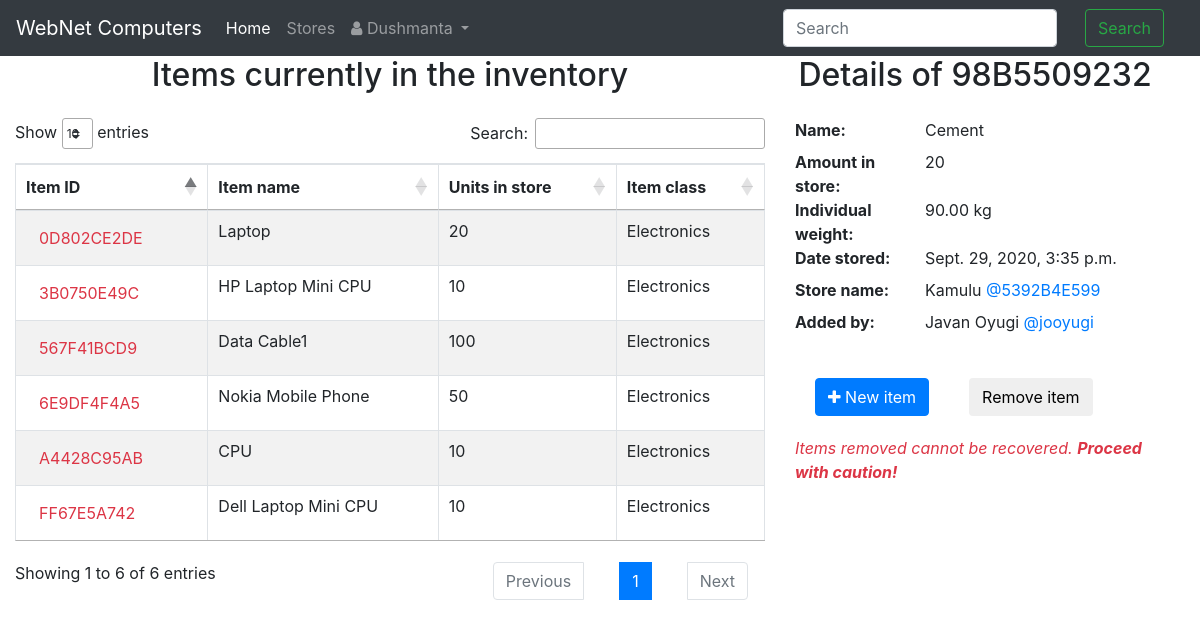
The app's page /item/98B5509232 (signed in) with its own data.
### accounts/models.py (models this page shows)
class Employee(AbstractUser):
        has_access=models.BooleanField(default=True)

### item/models.py (models this page shows, shortened)
class Item(models.Model):
    WEIGHT_CLASSES = [
        ("kg", "Kilograms"),
        ("g", "Grams"),
        ("t", "Tonnes"),
    ]
    ITEM_CLASSES = [
        ("A", "Electronics"),
        ("B", "Chemicals"),
        ("C", "Books"),
        ("D", "Clothing"),
        ("E", "Food"),
        ("F", "Other"),
    ]
    item_store = models.ForeignKey(Store, on_delete=models.CASCADE)
    added_by = models.ForeignKey(Employee, on_delete=models.CASCADE)
    name = models.CharField(max_length=100, verbose_name="Item name")
    item_num = models.IntegerField(verbose_name="No. of units")
    date_stored = models.DateTimeField(
        verbose_name="Date of entry", default=timezone.now)
    date_removed = models.DateTimeField(null=True)
    fragile = models.BooleanField(verbose_name="Fragile")
    weight = models.DecimalField(
        verbose_name="Weight", decimal_places=2, max_digits=5)
    units = models.CharField(
        max_length=20, verbose_name="Units", choices=WEIGHT_CLASSES, null=False, blank=False)
    item_class = models.CharField(
        max_length=1,
        verbose_name="Item class",
        choices=ITEM_CLASSES,
        default="A")
    item_id = models.CharField(max_length=10, verbose_name="Item ID",
                               primary_key=True, null=False)

### store/models.py (models this page shows)
class Store(models.Model):
    name = models.CharField(max_length=30, unique=True,verbose_name="Store name")
    capacity = models.IntegerField(default=0, verbose_name="Capacity")
    number_of_items = models.IntegerField(default=0)
    manager = models.ForeignKey(
        Employee, on_delete=models.CASCADE, related_name="Manager")
    store_id = models.CharField(max_length=10,
                                primary_key=True, null=False)
    store_users = models.ManyToManyField(Employee)
    def __str__(self):
        return self.name

### item/views.py (the view)
# urls.py: path('item/<pk>', views.ListAndDetail.as_view(), name='details'),
class ListAndDetail(LoginRequiredMixin, DetailView):
    model = Item
    template_name = "item/item.html"
    def get_context_data(self, **kwargs):
        employee = Employee.objects.get(username=self.request.user.username)
        context = super(ListAndDetail, self).get_context_data(**kwargs)
        context["object_list"] = self.model.objects.filter(added_by=employee)
        return context

### templates/item/item.html (shortened to what this page needs)
{% extends "./index.html" %}
{% block sidebar %}
<div class='details'>
    <h2 style="text-align: center" class="mb-4">Details of {{item.item_id}}</h2>
    <dl class="row">
        <dt class="col-sm-4">Name:
        <dd class="col-sm-8">
            {{item.name}}
        </dd>
        </dt>
        <dt class="col-sm-4">Amount in store:
        <dd class="col-sm-8">
            {{item.item_num}}
        </dd>
        </dt>
        <dt class="col-sm-4">Individual weight:
            <dd class="col-sm-8">
                {{item.weight}} {{item.units}}
            </dd>
            </dt>
        <dt class="col-sm-4">Date stored:
        <dd class="col-sm-8">
            {{item.date_stored}}
        </dd>
        </dt>
        <dt class="col-sm-4">Store name:
        <dd class="col-sm-8">
            {{item.item_store}}
            <a class="item" href="{%url 'store:details' pk=item.item_store.store_id%}">
                @{{item.item_store.store_id}}
            </a>
        </dd>
        </dt>
        <dt class="col-sm-4">Added by:
            <dd class="col-sm-8">
                {{item.added_by.first_name}} {{item.added_by.last_name}}
                <a class="item" href="{%url 'store:details' pk=item.item_store.store_id%}">
                    @{{item.added_by.username}}
                </a>
            </dd>
            </dt>
    </dl>
    <div class="btn-group" role="group" aria-label="Button group">
        <a href="{%url 'item:create'%}">
            <button class="btn btn-primary">
                <span class="fa fa-plus" aria-hidden="true"></span>
                New item
            </button>
        </a>
        <div>
            <form method="POST" id="item-delete" action="{%url 'item:delete' pk=item.item_id%}" data-url="{%url 'item:delete' pk=item.item_id%}">
                <button type="submit" class="btn btn-danger>
                    <span class="fa fa-eraser" aria-hidden="true"></span>
                    Remove item
                </button>
            </form>
        </div>
    </div>
    <div class="text-danger">
        <i>
            Items removed cannot be recovered.
            <strong>Proceed with caution!</strong>
        </i>
    </div>
</div>
{% endblock sidebar %}

### templates/header.html (shortened to what this page needs)
<nav class="navbar navbar-expand-sm navbar-dark bg-dark">
    <a class="navbar-brand" href="{%url 'item:index'%}">WebNet Computers</a>
    <div class="collapse navbar-collapse" id="collapsibleNavId">
        <ul class="navbar-nav mr-auto mt-2 mt-lg-0">
            <li class="nav-item active">
                <a class="nav-link" href="{%url 'item:index'%}">Home<span class="sr-only">(current)</span></a>
            </li>
            <li class="nav-item">
                <a class="nav-link" href="{%url 'store:list'%}">
                    Stores
                </a>
            </li>
            <li class="dropdown">
                <a class="nav-link dropdown-toggle" href="#" id="dropdownId" data-toggle="dropdown" aria-haspopup="true"
                    aria-expanded="false">
                    <span class="fa fa-user" aria-hidden="true"></span>
                    {{user.first_name}}
                </a>
            </li>
        </ul>
        <form class="form-inline my-2 my-lg-0" method="GET" id="search-form" data-url="{%url 'item:search'%}"
            action="{%url 'item:search'%}">
            <input class="form-control mr-sm-2" name="query" id="item" type="text" placeholder="Search">
            <button class="btn btn-outline-success my-2 my-sm-0" id="search-btn" type="submit">Search</button>
        </form>
    </div>
</nav>

### templates/item/item_list.html (shortened to what this page needs)
<h2 style="text-align: center" class="mb-4">Items currently in the inventory</h2>
<div id="div-test">
    <table id="items-table" class="table table-striped table-bordered" style="width:100%">
        <thead>
            <tr>
                <th>Item ID</th>
                <th>Item name</th>
                <th>Units in store</th>
                <th>Item class</th>
            </tr>
        </thead>
        <tbody>
            {% for item in object_list %}
            <tr>
                <td scope="row">
                    <a class="item btn text-danger" data-url="{%url 'item:details' pk=item.item_id%}">
                        {{item.item_id}}
                    </a>
                </td>
                <td>{{item.name}}</td>
                <td>{{item.item_num}}</td>
                <td>{{item.get_item_class_display}}</td>
            </tr>
            {% endfor %}
        </tbody>
    </table>
</div>

### templates/item/item.html (style rules this page uses)
button { margin: 20px; }

### records on screen
Employee: first_name "Dushmanta"
Item: item_id "A4428C95AB", name "CPU", item_num "10", item_class "Electronics"
Item: item_id "0D802CE2DE", name "Laptop", item_num "20", item_class "Electronics"
Item: item_id "6E9DF4F4A5", name "Nokia Mobile Phone", item_num "50", item_class "Electronics"
Item: item_id "567F41BCD9", name "Data Cable1", item_num "100", item_class "Electronics"
Item: item_id "FF67E5A742", name "Dell Laptop Mini CPU", item_num "10", item_class "Electronics"
Item: item_id "3B0750E49C", name "HP Laptop Mini CPU", item_num "10", item_class "Electronics"
Item: item_id "98B5509232", name "Cement", item_num "20", weight "90.00", units "kg", date_stored "Sept. 29, 2020, 3:35 p.m.", item_store "Kamulu", item_store.store_id "5392B4E599", added_by.first_name "Javan", added_by.last_name "Oyugi", added_by.username "jooyugi"
